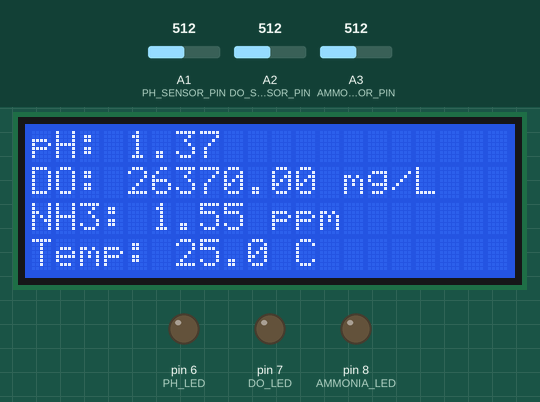
The sketch below on a simulated Arduino Uno, built with avr-gcc and run on an emulated ATmega328P. Shown: 20×4 character LCD, output pins drawn as LEDs (lit = HIGH). Inputs (shaded band) come from the test bench; at power-on: A3 (AMMONIA_SENSOR_PIN) = 512, A1 (PH_SENSOR_PIN) = 512, A2 (DO_SENSOR_PIN) = 512. What the sketch prints to the serial monitor is not drawn.

Above: at 7.3 s.
7.4 s: A3 (AMMONIA_SENSOR_PIN) set to 1003
At 8.1 s:
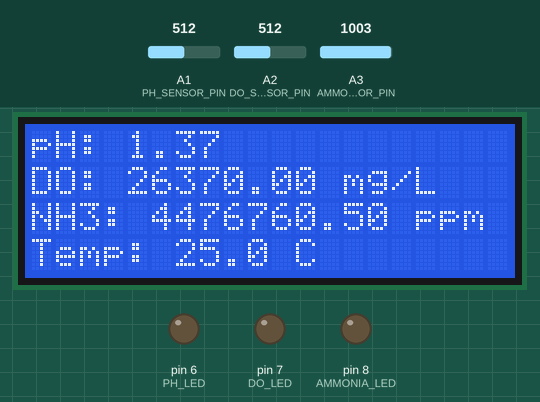
9.2 s: A3 (AMMONIA_SENSOR_PIN) set to 1015
At 10.9 s:
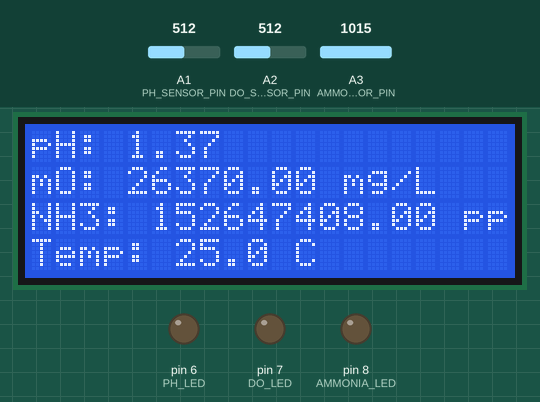
11.2 s: A3 (AMMONIA_SENSOR_PIN) set to 1023
At 12.2 s:
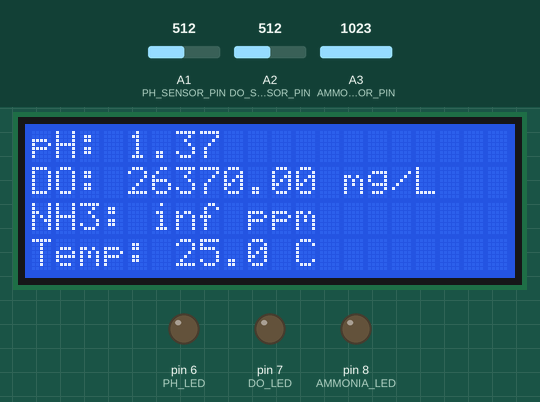
13.2 s: A1 (PH_SENSOR_PIN) set to 716
At 15.9 s:
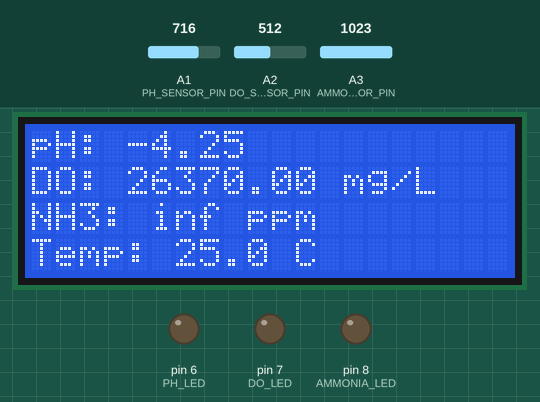
16.2 s: A2 (DO_SENSOR_PIN) set to 716
At 17.5 s:
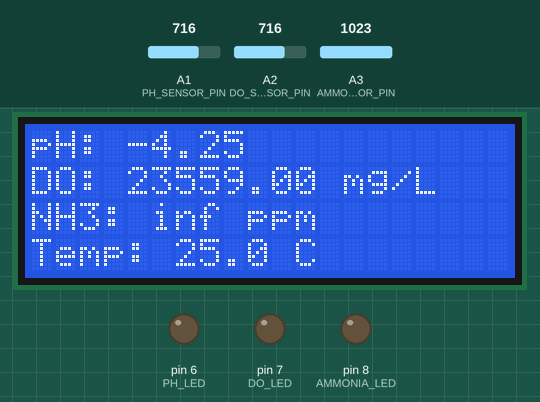
18.2 s: A1 (PH_SENSOR_PIN) set to 900
At 21.1 s:
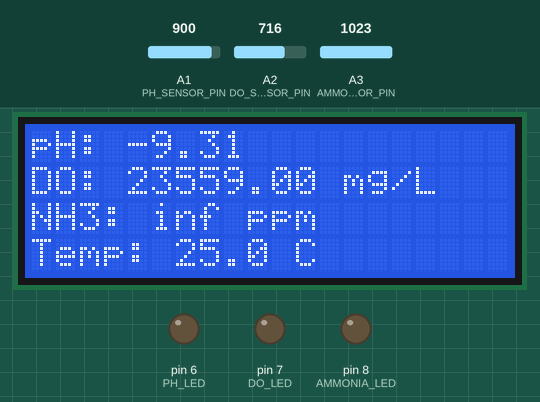
Timing chart, 0 to 22.2 s (numbered marks = the images above; inputs shaded):
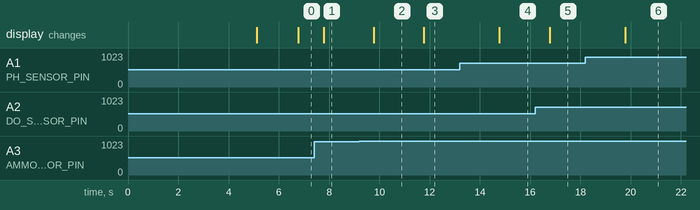

Measured:
- the behaviour switches between 1014 and 1015 on A3 (AMMONIA_SENSOR_PIN) (found by bisection; images 1 and 2)
- after the input at 7.4 s, the display: changes after 0.38 s (image 1)
- after the input at 9.2 s, the display: changes after 0.58 s (image 2)
- after the input at 11.2 s, the display: changes after 0.57 s (image 3)
- after the input at 13.2 s, the display: changes after 1.6 s (image 4)
- after the input at 16.2 s, the display: changes after 0.58 s (image 5)
- after the input at 18.2 s, the display: changes after 1.6 s (image 6)

The sketch:

Fish_pond_monitor_v2.ino.ino
```cpp
#include <Wire.h>
#include <LiquidCrystal_I2C.h>
#include "DFRobot_PH.h"
#include <EEPROM.h>

// LCD setup
LiquidCrystal_I2C lcd(0x27, 20, 4);

// Sensor Pins
#define PH_SENSOR_PIN A1
#define DO_SENSOR_PIN A2
#define AMMONIA_SENSOR_PIN A3

// LED Pins
#define PH_LED 6
#define DO_LED 7
#define AMMONIA_LED 8

// Constants for DO sensor
#define VREF 5000    // Reference voltage in mV
#define ADC_RES 1024 // ADC Resolution
#define READ_TEMP 25 // Default water temperature in °C

// Single-point calibration values
#define CAL1_V 131   // Calibration voltage in mV
#define CAL1_T 25    // Calibration temperature in °C

// Resistor and sensor constants for Ammonia sensor
#define RL 47        // RL value in KΩ
#define m -0.263     // Slope from sensor calibration
#define b 0.42       // Intercept from sensor calibration
#define Ro 20        // Ro value from calibration

// Lookup table for DO sensor
const uint16_t DO_Table[41] = {
    14460, 14220, 13820, 13440, 13090, 12740, 12420, 12110, 11810, 11530,
    11260, 11010, 10770, 10530, 10300, 10080, 9860, 9660, 9460, 9270,
    9080, 8900, 8730, 8570, 8410, 8250, 8110, 7960, 7820, 7690,
    7560, 7430, 7300, 7180, 7070, 6950, 6840, 6730, 6630, 6530, 6410
};

// pH Sensor Variables
float voltage, phValue, temperature = READ_TEMP;
DFRobot_PH ph;

void setup() {
    Serial.begin(115200);
    ph.begin();  // Initialize pH sensor
    lcd.begin(20, 4);  // Initialize LCD with 20 columns and 4 rows
    lcd.backlight();

    pinMode(PH_LED, OUTPUT);
    pinMode(DO_LED, OUTPUT);
    pinMode(AMMONIA_LED, OUTPUT);

    // **Display Startup Message**
    lcd.setCursor(2, 0);
    lcd.print("CHAKRISTARK");
    lcd.setCursor(5, 1);
    lcd.print("PRESENTS");
    lcd.setCursor(1, 2);
    lcd.print("FISH PONDS MONITOR");
    lcd.setCursor(5, 3);
    lcd.print("VERSION 2.0");
    delay(5000); // Show message for 5 seconds
    lcd.clear();
}

void loop() {
    static unsigned long timepoint = millis();
    if (millis() - timepoint > 1000U) {  // Read values every second
        timepoint = millis();

        // **pH Sensor Reading with Blinking LED**
        digitalWrite(PH_LED, HIGH);
        voltage = analogRead(PH_SENSOR_PIN) / 1024.0 * 5000;  // Convert to mV
        phValue = ph.readPH(voltage, temperature);  // pH calculation with temperature compensation
        ph.calibration(voltage, temperature);  // Calibration
        digitalWrite(PH_LED, LOW);
        delay(200);

        // **DO Sensor Reading with Blinking LED**
        digitalWrite(DO_LED, HIGH);
        uint16_t ADC_Raw = analogRead(DO_SENSOR_PIN);
        uint16_t ADC_Voltage = (uint32_t)VREF * ADC_Raw / ADC_RES;
        float doValue = readDO(ADC_Voltage, temperature);
        digitalWrite(DO_LED, LOW);
        delay(200);

        // **Ammonia Sensor Reading with Blinking LED**
        digitalWrite(AMMONIA_LED, HIGH);
        float VRL = analogRead(AMMONIA_SENSOR_PIN) * (5.0 / 1023.0); // Convert to voltage
        float sensorResistance = ((5.0 * RL) / VRL) - RL; // Compute resistance
        float ratio = sensorResistance / Ro;
        float ammoniaValue = pow(10, ((log10(ratio) - b) / m)); // Compute NH3 ppm
        digitalWrite(AMMONIA_LED, LOW);
        delay(200);

        // **Display on LCD**
        lcd.clear();
        lcd.setCursor(0, 0);
        lcd.print("pH: ");
        lcd.print(phValue, 2);

        lcd.setCursor(0, 1);
        lcd.print("DO: ");
        lcd.print(doValue, 2);
        lcd.print(" mg/L");

        lcd.setCursor(0, 2);
        lcd.print("NH3: ");
        lcd.print(ammoniaValue, 2);
        lcd.print(" ppm");

        lcd.setCursor(0, 3);
        lcd.print("Temp: ");
        lcd.print(temperature, 1);
        lcd.print(" C");

        Serial.print("pH: ");
        Serial.print(phValue, 2);
        Serial.print("\tDO: ");
        Serial.print(doValue, 2);
        Serial.print(" mg/L\tNH3: ");
        Serial.print(ammoniaValue, 2);
        Serial.print(" ppm\tTemp: ");
        Serial.print(temperature, 1);
        Serial.println(" C");
    }
}

// **DO Sensor Calculation**
int16_t readDO(uint32_t voltage_mv, uint8_t temperature_c) {
    uint16_t V_saturation = (uint32_t)CAL1_V + (uint32_t)35 * temperature_c - (uint32_t)CAL1_T * 35;
    return (voltage_mv * DO_Table[temperature_c] / V_saturation);
}
```
